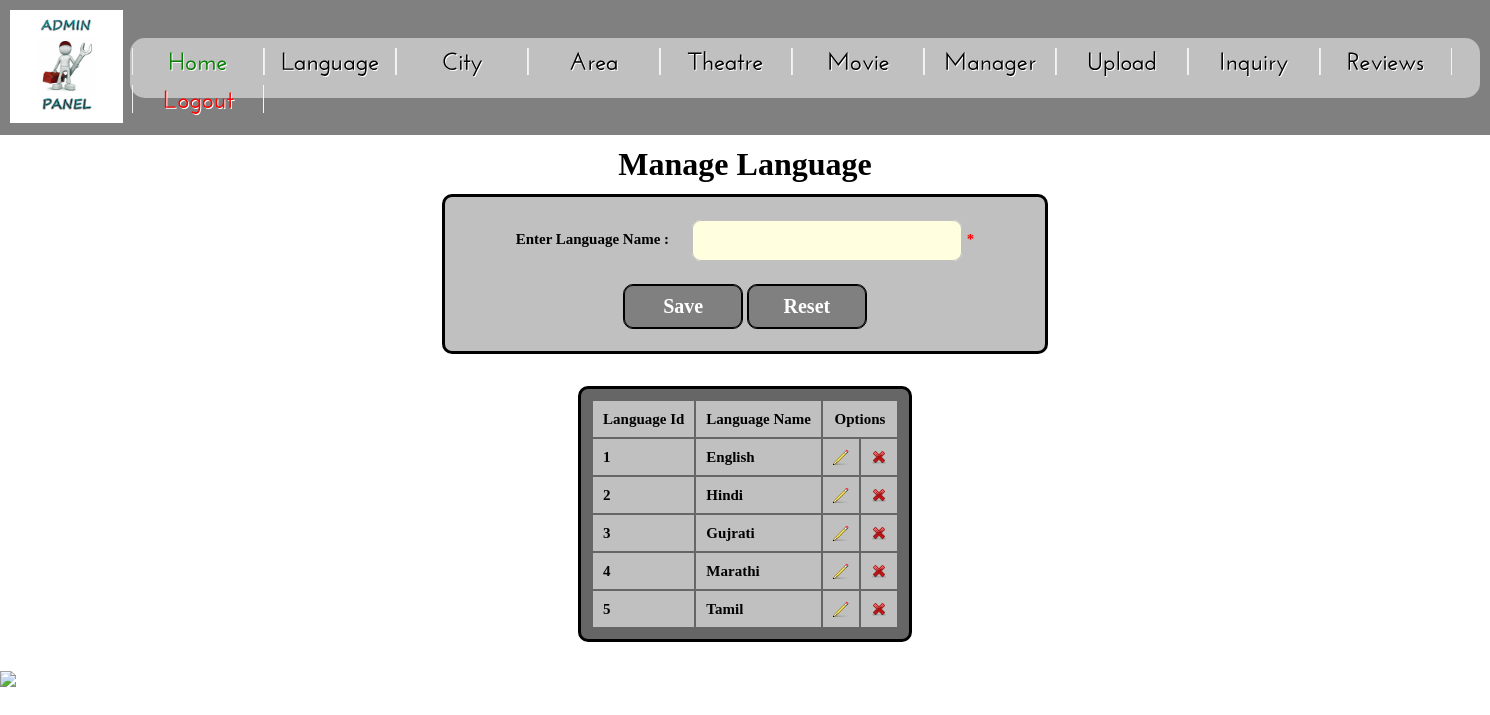
/admin/language.php (signed in), run on the app's committed database.
### tables this page shows
CREATE TABLE `languagemaster` (
  `languageid` int(4) NOT NULL auto_increment,
  `languagename` varchar(20) NOT NULL,
  PRIMARY KEY  (`languageid`)
);

### admin/language.php (the view, shortened to what this page needs)
<?php
	include('header.php');
?>
<h1>Manage Language </h1>
<form name="frm" method="get">
<div style="background-color:silver;width:600px;border-radius:10px;border:3px solid black;">
<table>
	<tr>
		<td>Enter Language Name :
		<td><input class="txt" type="text" name="txtname" id="txtname" value="<?php echo $_REQUEST['languagename']; ?>" required>
		<input class="txt" type="hidden" name="txtid" id="txtid" value="<?php echo $_REQUEST['languageid']; ?>"><font color="red" size="5">*</font>
	</tr>
	<tr>
		<td colspan=2 align=center>
			<?php
				if($_REQUEST['mode']=="Update")
				{
			?>
				<input class="button" type="submit" name="submit" id="submit" value="Update">
			<?php
				}
				else
				{
			?>
				<input class="button" type="submit" name="submit" id="submit" value="Save">
			<?php
				}
			?>
			<input class="button" type="reset" name="reset" id="reset" value="Reset">
	</tr>
</table>
</div>
</form>
<?php
	$sql="Select *from Languagemaster order by Languageid";
	$res=mysql_query($sql);
?>
	<br><br>
	<table width="100%" border="1"  class=tabledata>
		<tr><td align="center">Language Id<td align=center>Language Name<td align=center colspan=2>Options</tr>
<?php
		while($row=mysql_fetch_array($res))
		{
			$id=$row[0];
			$name=$row[1];
			echo "<tr>";
			echo "<td>".$row[0];
			echo "<td>".$row[1];
			echo "<td><a href='language.php?languageid=$id&languagename=$name&mode=Update'><img src='pencil.png'></a>";
			echo "<td><a href='language.php?languageid=$id&submit=Delete&mode=delete' onclick='return delete1();'><img src='cross.png'></a>";
		}
?>
	</table>

### admin/css/style1.css (style rules this page uses)
html, body, div, span, applet, object, iframe, p, blockquote, pre, a, abbr, acronym, address, big, cite, code, del, dfn, em, font, img, ins, kbd, q, s, samp, small, strike, strong, sub, sup, tt, var, b, u, i, center, dl, dt, dd, ol, ul, li, fieldset, form, label, legend, table, caption, tbody, tfoot, thead, tr, th, td, article, aside, details, figcaption, figure, footer, header, hgroup, mark, menu, meter, nav, output, progress, section, summary, time { margin:0; padding:0; border:0; outline:0; font-size:100%; vertical-align:baseline; background:transparent; }
html, body { height:100%; }
img { border:0; vertical-align:top; text-align:left; }
table, table td { background-color:silver; padding:10px; color:black; font-size:15px; font-weight:bold; }
.tabledata { border-radius:10px; width:auto; background-color:#666666; color:silver; border:3px solid black; }
input, select, textarea { font-family:Arial-Black; font-size:1em; vertical-align:middle; font-weight:normal; margin:0; padding:0; }
html { min-width:1088px; }
body { font-family:Arial-Black; font-size:100%; line-height:1em; color:#000; }
a { color:#74be00; outline:none; }
.button { display: inline-block; padding: 10px; background-color: gray; border-radius: 10px; text-decoration: none; color: white; width:120px; font-size: 20px; font-weight:bold; border: solid 1px black; box-shadow: inset 0px 0px 0px 1px black; }
.txt { display: inline-block; padding: 10px 10px 10px 10px; background-color: lightyellow; border-radius: 10px; width:250px; text-decoration: none; color: #000000; font-size: 18px; border: solid 1px silver; box-shadow: inset 0px 0px 0px 1px silver; }

### data on the page
languagemaster: languageid "1", languagename "English"
languagemaster: languageid "2", languagename "Hindi"
languagemaster: languageid "3", languagename "Gujrati"
languagemaster: languageid "4", languagename "Marathi"
languagemaster: languageid "5", languagename "Tamil"
